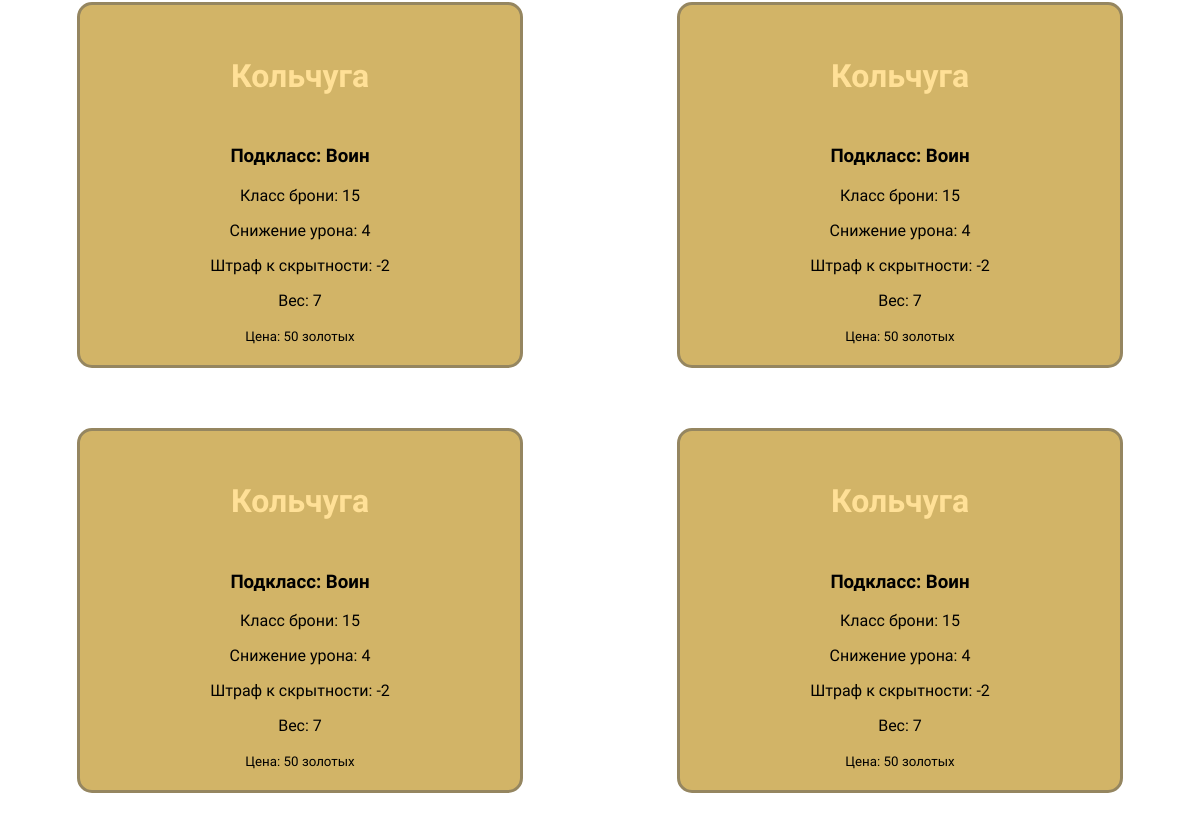
The page /armor (lower part) on the database as committed earlier.
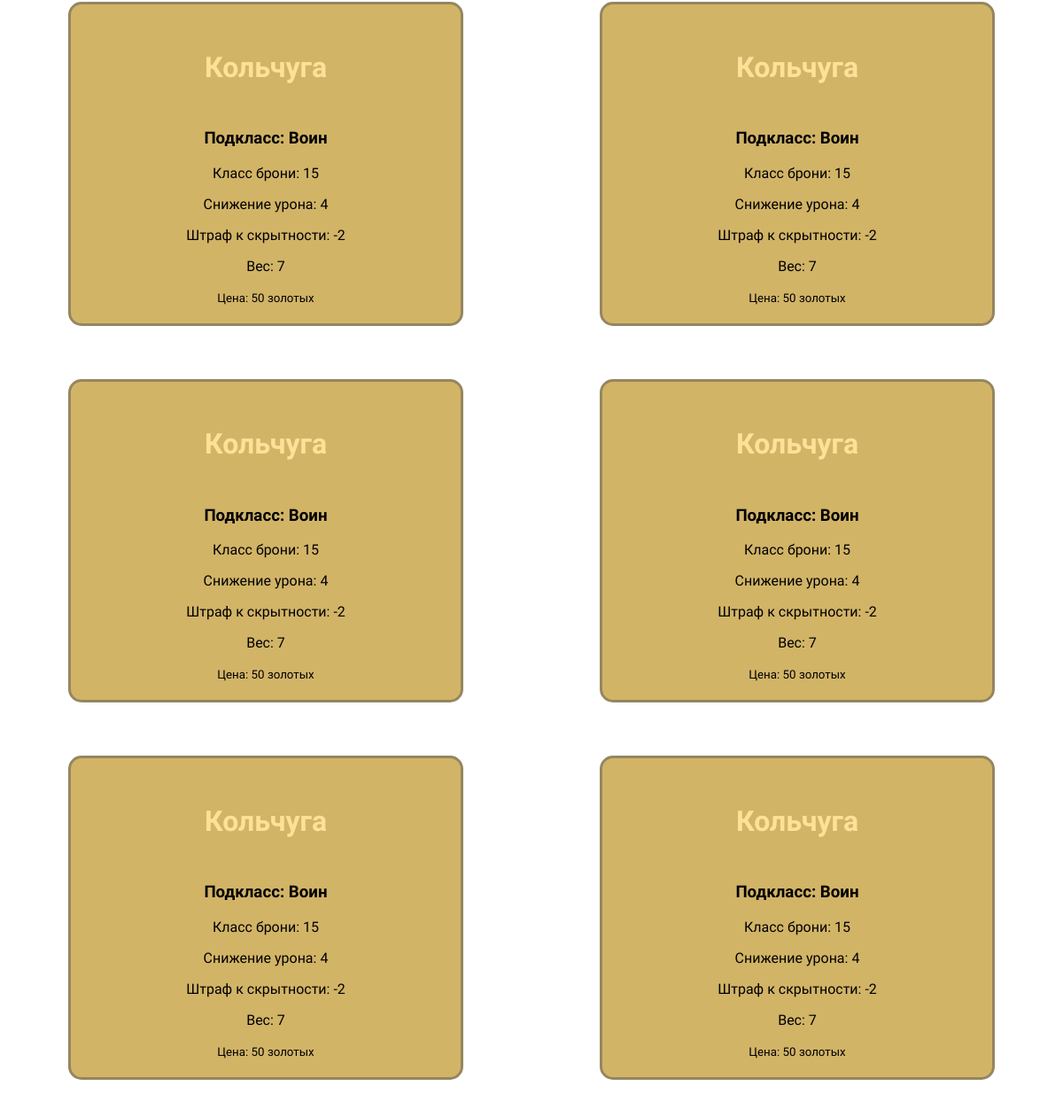
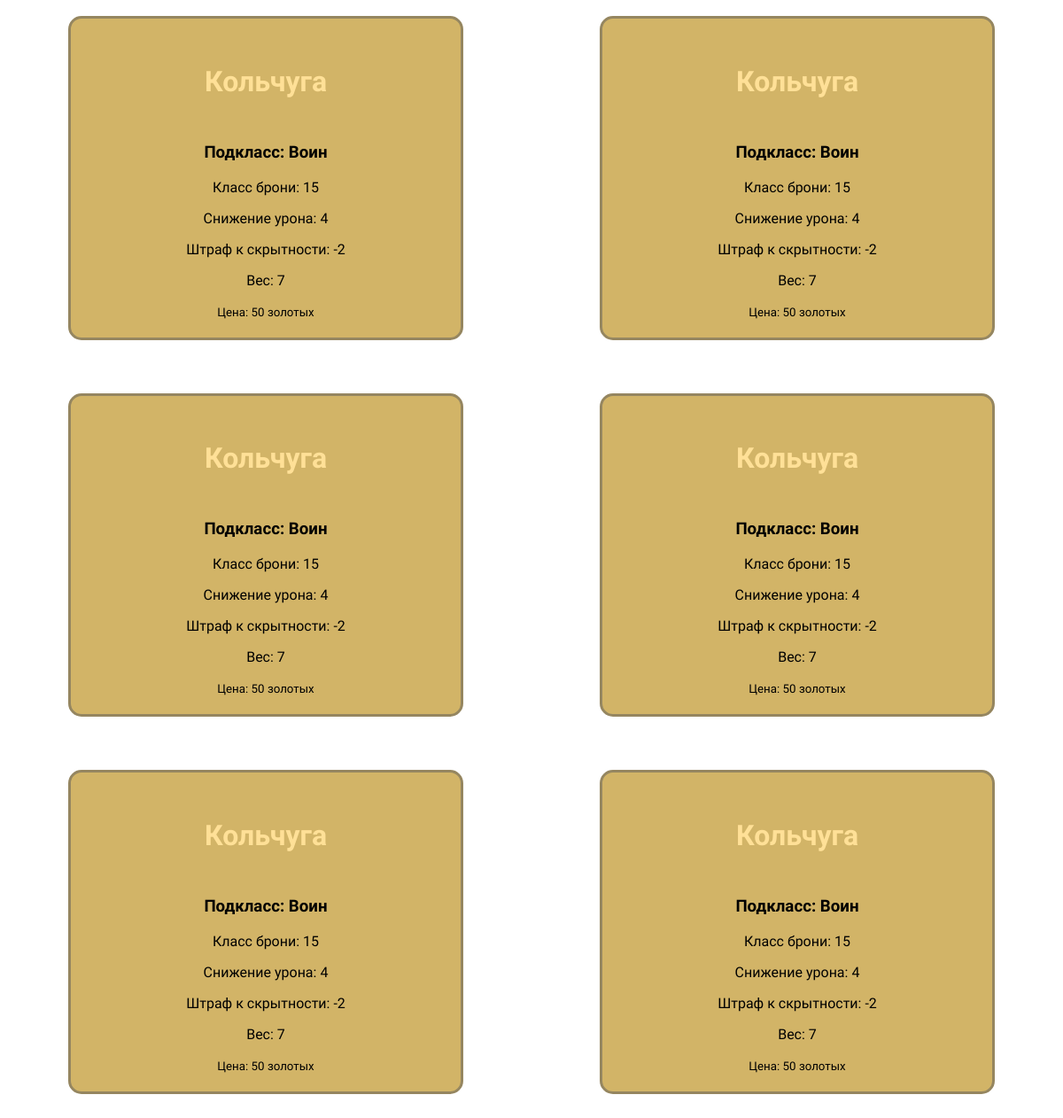
The same page on the database as committed later (2 pictures, top to bottom).
### tables this page shows
CREATE TABLE armor (
	items_id INTEGER NOT NULL, 
	items_subclass TEXT, 
	items_name TEXT, 
	items_cost INTEGER, 
	items_kd INTEGER, 
	items_power INTEGER, 
	items_stealth INTEGER, 
	items_weight INTEGER, 
	PRIMARY KEY (items_id)
);

### app.py (the view)
@app.route('/armor')
def armor():
    armor_list = db.get_armor()
    return render_template('main.html', armors = armor_list)

### database.py (called while the page is built)
def get_armor():
    selection_query = db.select(armor)
    selection_result = conn.execute(selection_query)
    return selection_result.fetchall()

### templates/main.html (shortened to what this page needs)
<!DOCTYPE html>
<html lang="en">
<head>
    <link rel="stylesheet" href="../static/style.css">
</head>
<body>
    <div class="container">
        {% for armor in armors%}
        <div class="card">
            <h2>{{armor[2]}}</h2>
            <h3>Подкласс: {{armor[1]}}</h3>
            <p>Класс брони: {{armor[4]}}</p>
            <p>Снижение урона: {{armor[5]}}</p>
            <p>Штраф к скрытности: {{armor[6]}}</p>
            <p>Вес: {{armor[7]}}</p>
            <small>Цена: {{armor[3]}}</small>
        </div>
        {% endfor %}
    </div>
</body>
</html>

### static/style.css (style rules this page uses)
.container { display: flex; flex-direction: row; flex-wrap: wrap; justify-content: space-around; }
.container h2 { color: rgb(255, 224, 151); display: inline-block; padding: 5px; font-size: 2em; }
.card { background-color: #d2b467; text-align: center; border-radius: 15px; padding: 20px; border-style: solid; border-color: #958660; border-width: 3px; font-family: "Alice", serif; font-weight: 400; font-style: normal; width: 400px; margin: 30px; }
body { margin: 0; background-image: url("../static/images/backroundDragon.jpg"); background-size: cover; backdrop-filter: blur(3px); }

Rows that differ between the two databases and show on the page:
added armor: items_name "Кольчуга", items_subclass "Воин", items_kd "15", items_power "4", items_stealth "-2", items_weight "7", items_cost "50 золотых"
added armor: items_name "Кольчуга", items_subclass "Воин", items_kd "15", items_power "4", items_stealth "-2", items_weight "7", items_cost "50 золотых"
added armor: items_name "Кольчуга", items_subclass "Воин", items_kd "15", items_power "4", items_stealth "-2", items_weight "7", items_cost "50 золотых"
added armor: items_name "Кольчуга", items_subclass "Воин", items_kd "15", items_power "4", items_stealth "-2", items_weight "7", items_cost "50 золотых"
added armor: items_name "Кольчуга", items_subclass "Воин", items_kd "15", items_power "4", items_stealth "-2", items_weight "7", items_cost "50 золотых"
added armor: items_name "Кольчуга", items_subclass "Воин", items_kd "15", items_power "4", items_stealth "-2", items_weight "7", items_cost "50 золотых"
added armor: items_name "Кольчуга", items_subclass "Воин", items_kd "15", items_power "4", items_stealth "-2", items_weight "7", items_cost "50 золотых"
added armor: items_name "Кольчуга", items_subclass "Воин", items_kd "15", items_power "4", items_stealth "-2", items_weight "7", items_cost "50 золотых"
